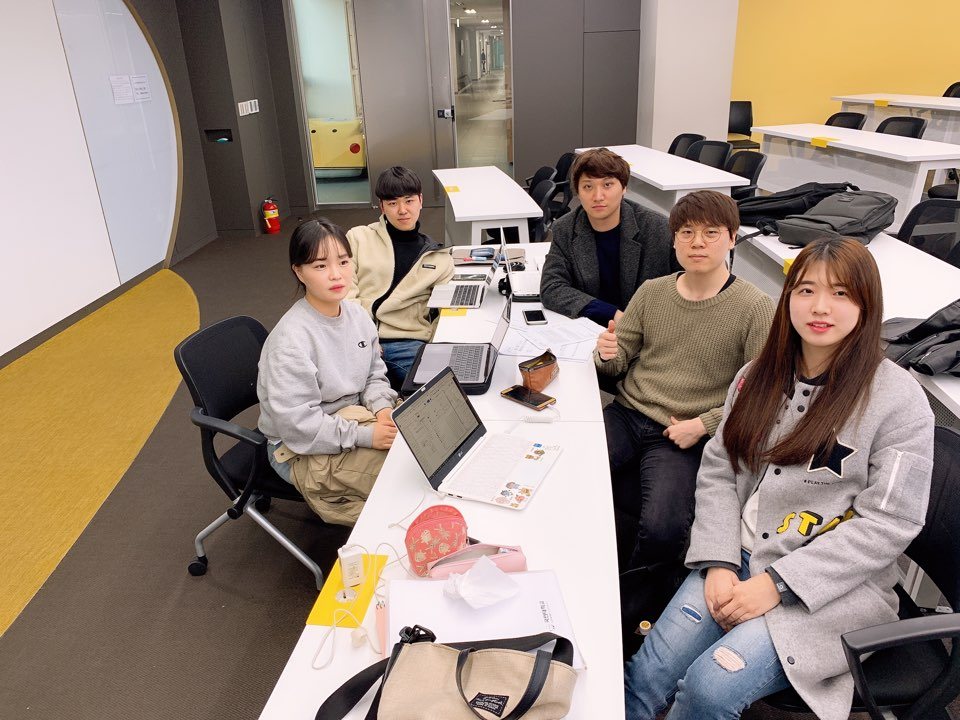
#> input picture input.jpg, 960 x 720 px
$ python 'ex8 harr_cascade.py'
#> lines starting #> are read from the running program, lines starting #| are printed output that depends on the picture; after the words box and inside, x2 and y2 are one past the last pixel; in counts of white or black regions, pixels touching at a corner belong together
import cv2
import numpy as np

img =cv2.imread('input.jpg')
#> img is the input picture: shape (720, 960, 3); mean B, G, R 120.9, 132.9, 149.3
image_gs = cv2.cvtColor(img, cv2.COLOR_BGR2GRAY)
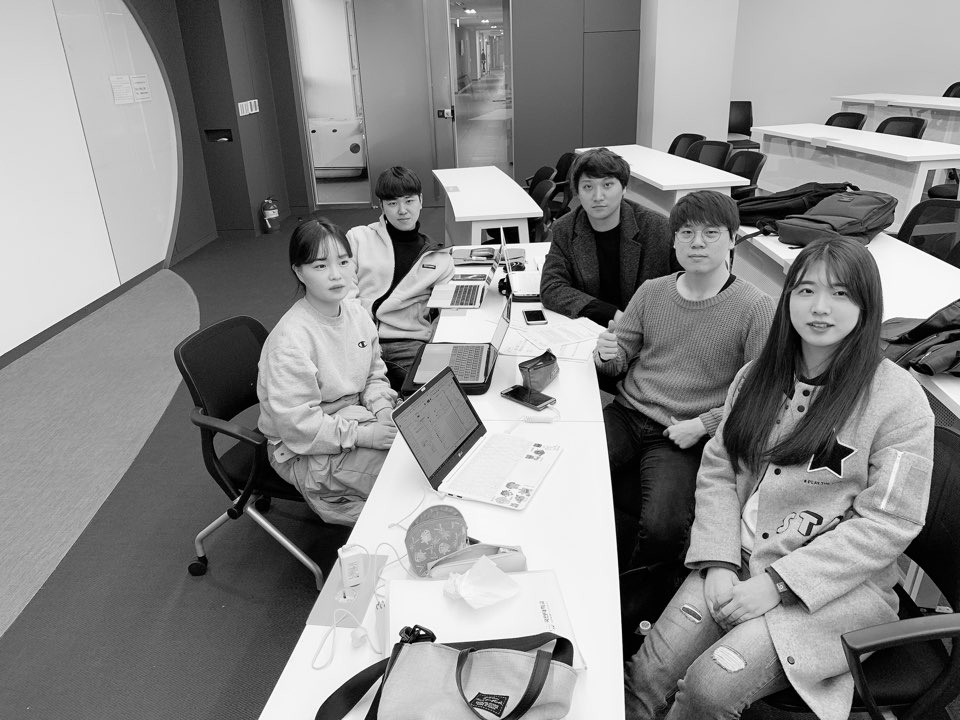
#> image_gs: shape (720, 960); min 0, max 254, mean 136.4
face_cascade = cv2.CascadeClassifier("haarcascade_frontalface_alt.xml")


face_list = face_cascade.detectMultiScale(image_gs, scaleFactor=1.1, minNeighbors=1, minSize=(50,50))
#> face_list = [[572, 165, 55, 55], [377, 181, 52, 52], [668, 210, 61, 61], [302, 240, 62, 62], [782, 262, 80, 80], [421, 186, 118, 118]]

if len(face_list) == 0:
    print("no face")
    quit()

color = (0, 0, 255)

for (x,y,w,h) in face_list:
    face_img = img[y:y+h, x:x+w]
    face_img = cv2.resize(face_img, (w//10, h//10))
    face_img = cv2.resize(face_img, (w, h), interpolation=cv2.INTER_AREA)
    img[y:y+h, x:x+w] = face_img
#> this loop made 6 passes
#> pass 1, `face_img = img[y:y+h, x:x+w]`:
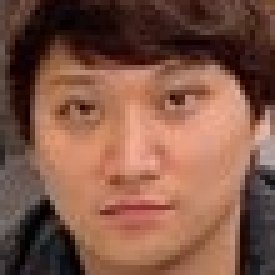
#> face_img: shape (55, 55, 3) (shown 5 times larger); mean B, G, R 70.3, 86.7, 128.9
#> pass 1, `face_img = cv2.resize(face_img, (w, h), interpolation=cv2.INTER_AREA)`:
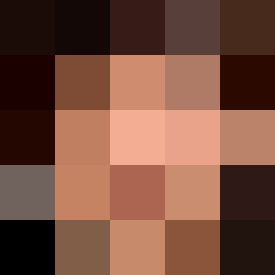
#> face_img: shape (55, 55, 3) (shown 5 times larger); mean B, G, R 61.4, 77.5, 118.4
#> pass 2, `face_img = img[y:y+h, x:x+w]`:
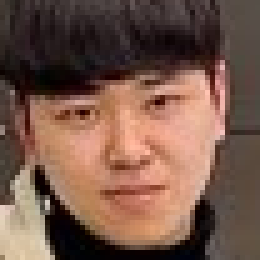
#> face_img: shape (52, 52, 3) (shown 5 times larger); mean B, G, R 73.2, 86.8, 117.7
#> pass 2, `face_img = cv2.resize(face_img, (w, h), interpolation=cv2.INTER_AREA)`:
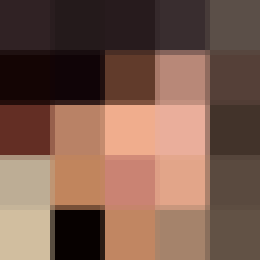
#> face_img: shape (52, 52, 3) (shown 5 times larger); mean B, G, R 76.3, 90.7, 122.8
#> after the loop:
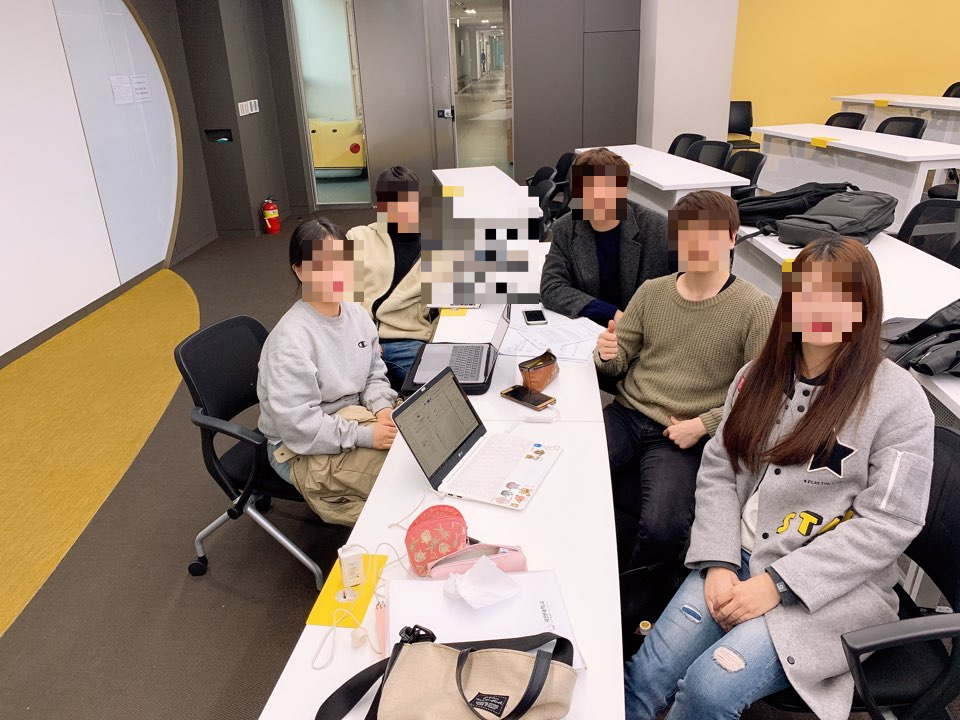
#> img: shape (720, 960, 3); 4.68% of pixels changed, all inside (x1, y1, x2, y2) = (302, 165, 862, 342)
cv2.imwrite('output.jpg', img)
